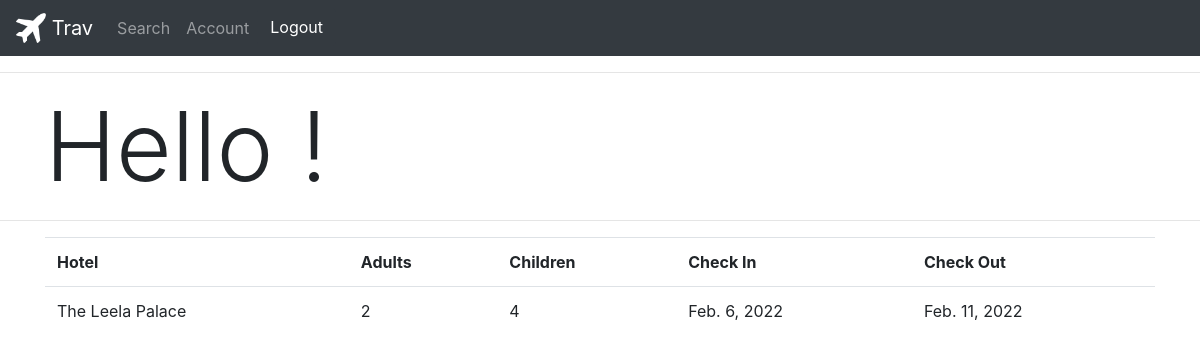
The app's page /account/ (signed in) with its own data.
### booking/models.py (models this page shows, shortened)
class Reservation(models.Model):
	user = models.ForeignKey(User, on_delete=models.CASCADE)
	hotel = models.ForeignKey(Hotel, on_delete=models.CASCADE)
	adults = models.DecimalField(max_digits=2, decimal_places= 0)
	children = models.DecimalField(max_digits=2, decimal_places=0)
	checkin = models.DateField(auto_now= False, auto_now_add= False)
	checkout = models.DateField(auto_now= False, auto_now_add= False)

### search/models.py (models this page shows)
class Hotel(models.Model):
	title = models.CharField(max_length=120)
	description = models.TextField()
	city = models.CharField(max_length=75, default="")
	country = models.CharField(max_length=75, default="")
	price = models.DecimalField(max_digits=100, decimal_places= 2)
	rating = models.DecimalField(max_digits=2, decimal_places=1, default=0)
	img1 = models.ImageField(default='default.jpg')
	img2 = models.ImageField(default='default.jpg')
	img3 = models.ImageField(default='default.jpg')
	img4 = models.ImageField(default='default.jpg')
	img5 = models.ImageField(default='default.jpg')
	def __str__(self):
		return f"{self.title}"

### account/views.py (the view)
# urls.py: path('', AccountView.as_view()),
class AccountView(View):
	def get(self, request):
		if request.user.is_authenticated:
			user = User.objects.get(id=request.user.id)
			reservations = Reservation.objects.filter(user=user.id)
			context = {
				'user': user,
				'reservations': reservations
			}
			return render(request, "account/reservations.html", context)
		else:
			return redirect(f"/accounts/google/login/?next=%2Faccount")

### templates/account/reservations.html
{%  extends 'base.html' %}
{% block content %}
<hr>
<div class="container">
	<h1 class="display-1">Hello {{ user.first_name }} {{ user.last_name }}!</h1>
</div>
<hr>
<div class="container">
	<table class="table">
		<tr>
			<th>Hotel</th>
			<th>Adults</th>
			<th>Children</th>
			<th>Check In</th>
			<th>Check Out</th>
		</tr>
		{% for reservation in reservations %}
		<tr>
			<td>{{ reservation.hotel }}</td>
			<td>{{ reservation.adults }}</td>
			<td>{{ reservation.children }}</td>
			<td>{{ reservation.checkin }}</td>
			<td>{{ reservation.checkout }}</td>
		</tr>
		{% endfor %}
	</table>
</div>
{% endblock %}

### records on screen
Reservation: hotel "The Leela Palace", adults "2", children "4", checkin "Feb. 6, 2022", checkout "Feb. 11, 2022"
